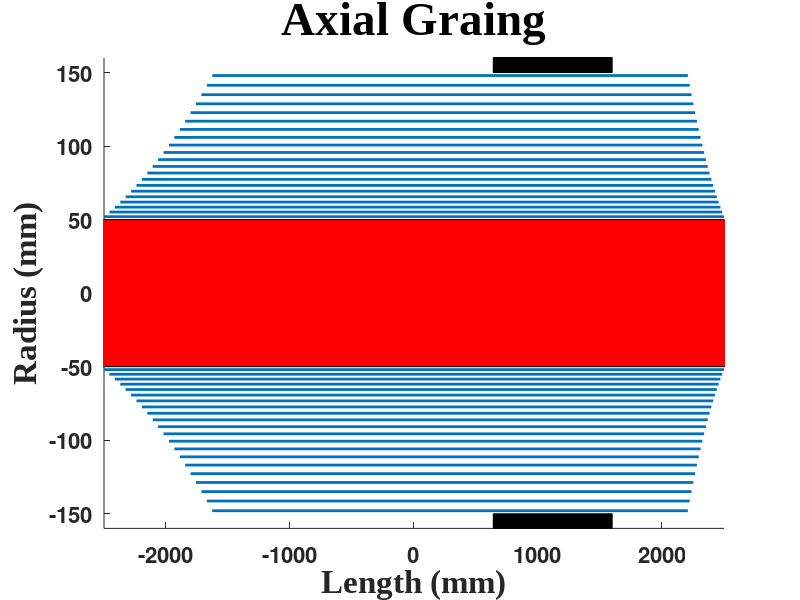
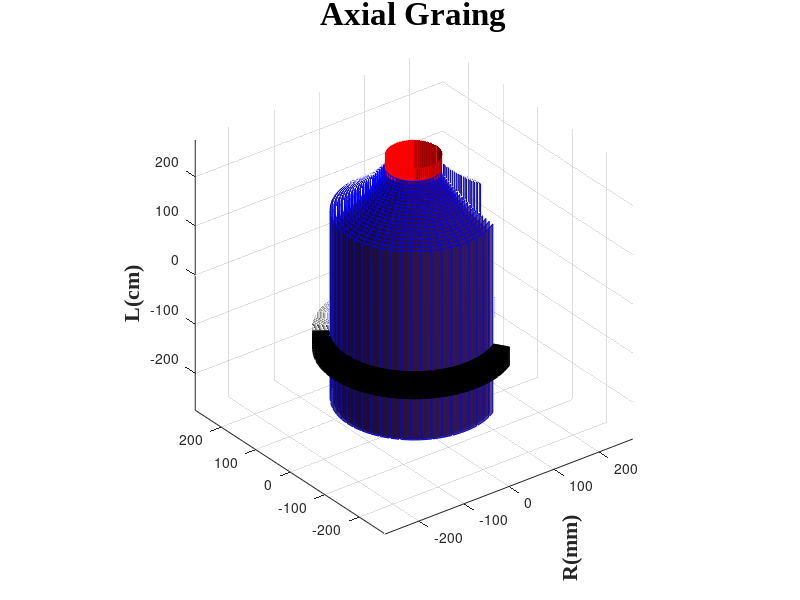

Write the MATLAB code that produced these figures, in order.
%%%%%%%%%%%%%%%%%%%%%%%%%%%%%%%%%%%%%%%%%%%%%%%%%%%%%%%%%%%%%%%%%%%%%%%%%%%
% ELEC6089 High Volatage Insulation Bushing Design                        
% Axial grading calculation                                              
% Author - David Mahmoodi                                                 
% Date - 14/02/2014  
%%%%%%%%%%%%%%%%%%%%%%%%%%%%%%%%%%%%%%%%%%%%%%%%%%%%%%%%%%%%%%%%%%%%%%%%%%%
clc; close all; clear all 
%% Declareing Given Variables 
Voltage = 275000;         %Applied voltage (volt)
Inner_diameter = 100;     %mm
Outer_diameter = 300;     %mm
First_foil_length = 5000; %mm
N = 21;
Foil_Thickness = 0.1;     %mm
First_Gap = 2;            %mm
Last_Gap  = 2;            %mm
E_boundary_surface_Air = 300;   %volt/mm
E_boundary_surface_Oil = 3*300; %volt/mm
%% Defining new variables
Del_Voltage = Voltage/N-1; %Voltage between each foil
b_Air = Del_Voltage/E_boundary_surface_Air;
b_Oil = Del_Voltage/E_boundary_surface_Oil;
%Initialise vectors (22 for 3D plotting)
L = zeros(1,N+1); 
L_Air = zeros(1,N+1);
L_Oil = zeros(1,N+1); 
Radius = zeros(1,N+1);
R_parameter=1.007; % Parameter for adjesting assumption value of r0
%% Calculation
L(1)=First_foil_length; %The first foil is 5000mm and connected to the conductor, no capacitance between conductor and this foil
r0 = Inner_diameter/2 ; %Radius of the conductor
Radius(1)= Inner_diameter/2  + First_Gap; % Radial position of first foil = 52mm
L_Air(1)= L(1)/2;
L_Oil(1)= L(1)/2;
%Calculate the radial positions of all foils
for i=2:N
    L_Air(i)=L_Air(i-1)- b_Air;
    L_Oil(i)=L_Oil(i-1)- b_Oil;
    L(i)= L_Air(i)+L_Oil(i);
end
% Refer to Section 2.2 for an explanation of this assumption
Radius(2)=  Radius(1)* exp( (L(2)/L(1)) * log(Radius(1)/(r0-R_parameter)));
%Follow the iterative formula
for i=3:N     
    Radius(i)= Radius(i-1)* exp( (L(i)/L(i-1)) * log(Radius(i-1)/Radius(i-2)));
end
%For plotting - add the outer shell
L(N+1)=L(N)- .5*L(N);
Radius(N+1)=Radius(N)+ Last_Gap;

%% Ploting
x=zeros(1,2*(N+1));
y=x; j=1;
for i=1:2:2*(N+1)
    x(i)=L_Air(j);
    x(i+1)=-L_Oil(j);
    y(i)=Radius(j);
    y(i+1)=Radius(j);
    j=j+1;
end
y2=-y;
% 2D Plot
figure
axes('FontSize',16,'fontWeight','bold')
rect_H = rectangle('Position', [-1.1.*x(1),- r0, 2.2*x(1), 2*r0]); 
set(rect_H, 'FaceColor', 'r') 
for i=1:2:2*(N)
    hold on
    line(-x(i:i+1), -y(i:i+1), 'LineWidth',2)
    line(-x(i:i+1), -y2(i:i+1),'LineWidth',2)
    %axis equal
end
rect_H = rectangle('Position', [L(N+1)/3,Outer_diameter/2, L(N+1)/2, 1000]); 
set(rect_H, 'FaceColor',[0, 0, 0])
rect_H = rectangle('Position', [L(N+1)/3,-10-Outer_diameter/2, L(N+1)/2, 10]); 
set(rect_H, 'FaceColor',[0, 0, 0])
title('Axial Graing','FontName', 'Times New Roman','FontSize',34,'fontWeight','bold');
xlabel('Length (mm)','FontName', 'Times New Roman','FontSize',24,'fontWeight','bold')
ylabel('Radius (mm)','FontName', 'Times New Roman','FontSize',24,'fontWeight','bold')
xlim([x(2) x(1)]);ylim([y2(end)-10 y(end)+10])
% 3D Plot
K=50; scl=.1; % Z direction scalling value for plotting
p= 6*N/3+1; %adjusting the Cut in the 3D shap
figure
axes('FontSize',16,'fontWeight','bold')
R=[r0 r0];
[X,Y,Z] = cylinder(R,5*K);
Z(2, :) = (L_Air(1)+ .1*L_Air(1))*scl;
Z(1, :) = - Z(2, :);
surf(X,Y,Z, 'FaceColor',[1,0,0],'EdgeColor', [1,0,0]);
for i=1:N
    hold on
    R=[Radius(i) Radius(i)];
    [X,Y,Z] = cylinder(R,K);
    Z(2,:)= L_Air(i);
    Z(1,:)= -L_Oil(i);
    X = X(:,1:p);
    Y = Y(:,1:p);
    Z = Z(:,1:p)*scl;
    testsubject = surf(X,Y,Z); 
    set(testsubject,'FaceAlpha',0.8,'EdgeColor','b')
    axis equal
end
Ground=Radius(N+1)-1;
for i=1:30
    R=[Ground+i Ground+i];
    [X,Y,Z] = cylinder(R,K);
    Z(2, :) = L(N+1) *scl;
    Z(1, :) = -  Z(2, :);
    X = X(:,1:p);
    Y = Y(:,1:p);
    Z = Z(:,1:p)*scl-100;
    surf(X,Y,Z, 'FaceColor', [0,0,0],'EdgeColor',[0, 0, 0]);
end
camlight
lighting gouraud
title('Axial Graing','FontName','Times New Roman','FontSize',24,'fontWeight','bold');
xlabel('R(mm)','FontName','Times New Roman','FontSize',16,'fontWeight','bold','Rotation',90,'HorizontalAlignment','right')
zlabel('L(cm)','FontName','Times New Roman','FontSize',16,'fontWeight','bold','HorizontalAlignment','right')
%% Saving results to file
FID = fopen('AxialVals21.tex', 'w');
fprintf(FID, '\\begin{table}[!htb]\n');
fprintf(FID, '\\begin{center}\n');
fprintf(FID, '\\begin{tabular}{|c||cc|c||cc|}\n');
fprintf(FID, '\\toprule\n');
fprintf(FID, '\\textbf{Foil N.O} & \\textbf{Radius(mm)} & \\textbf{Length(mm)} & \\textbf{Foil N.O} & \\textbf{Radius(mm)} & \\textbf{Length(mm)}\\\\ \\toprule\n');
Max = floor((N+1)/2); L(N+1)= 00;
for i=1:Max
     fprintf(FID, '%.f & %4.2f & %4.2f & %.f & %4.2f & %4.2f \\\\\n',i,Radius(i),L(i),(i+Max),Radius(i+Max),L(i+Max));
end 
fprintf(FID, '\\bottomrule\n');
fprintf(FID, '\\end{tabular}\n');
fprintf(FID, '\\end{center}\n');
fprintf(FID, '\\caption{Axial Grading Calculations Results}\n');
fprintf(FID, '\\label{table:axialvals}\n');
fprintf(FID, '\\end{table}\n');
fclose(FID);




